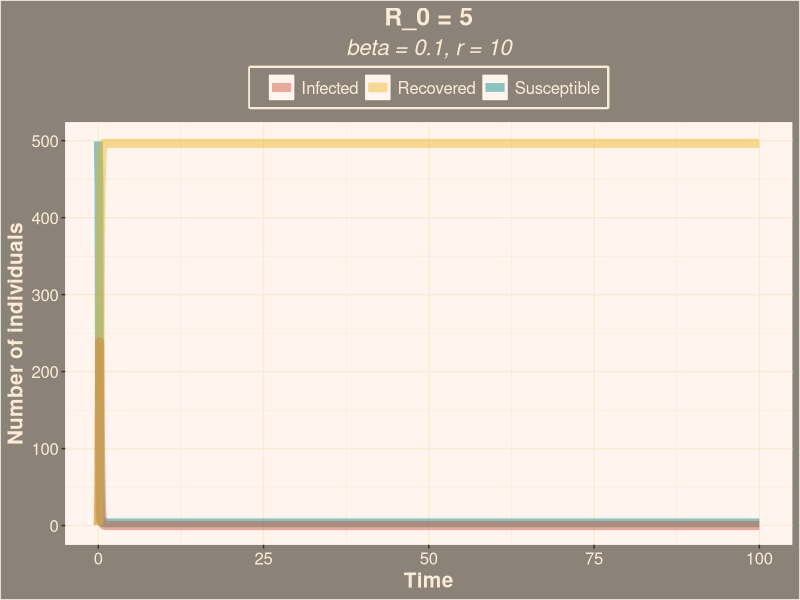
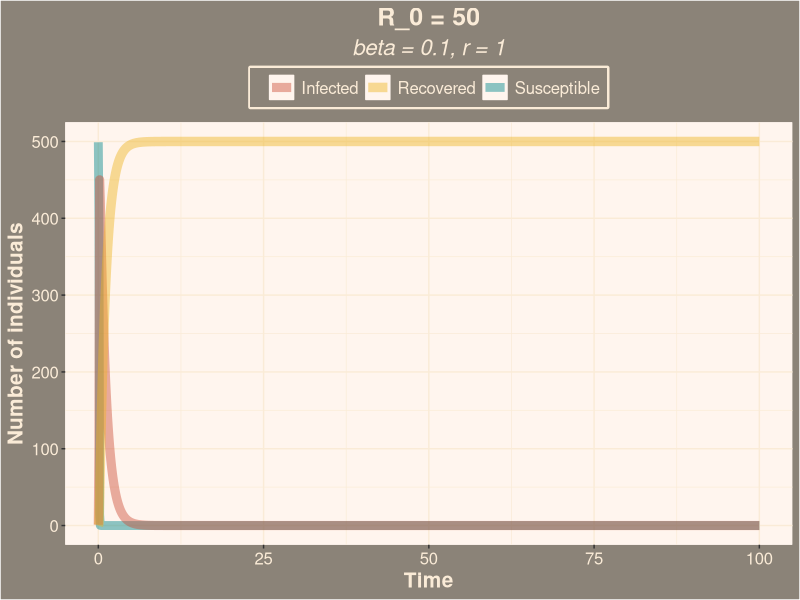
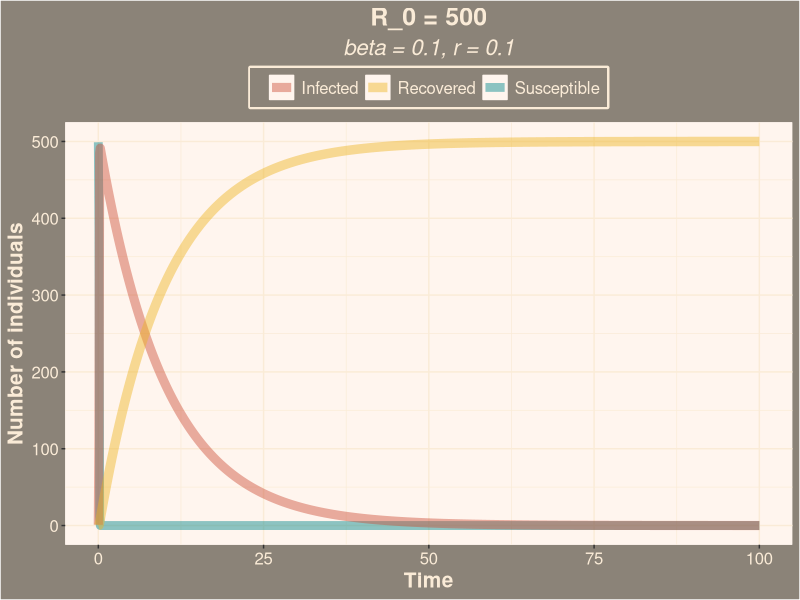
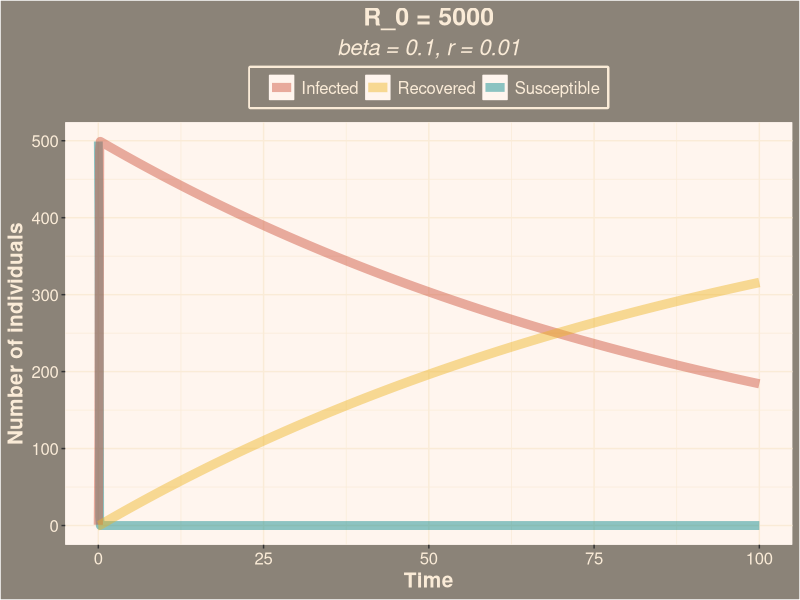
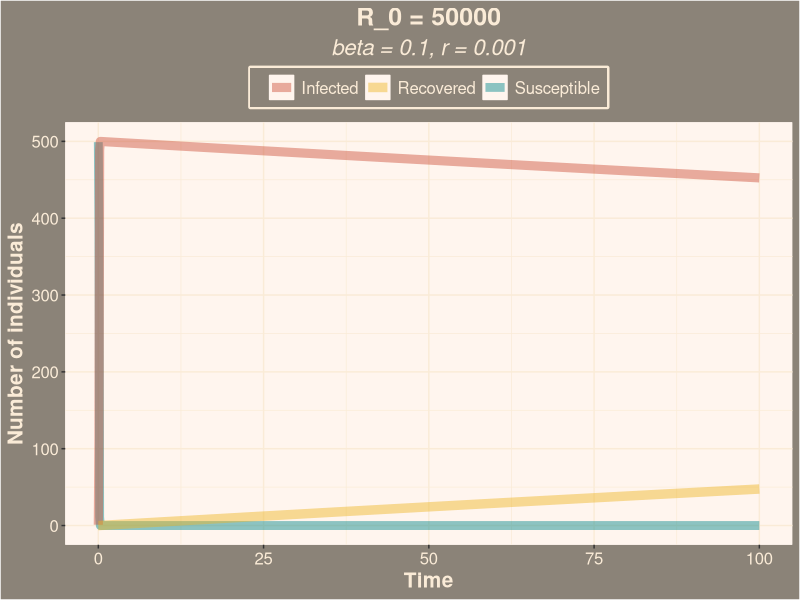
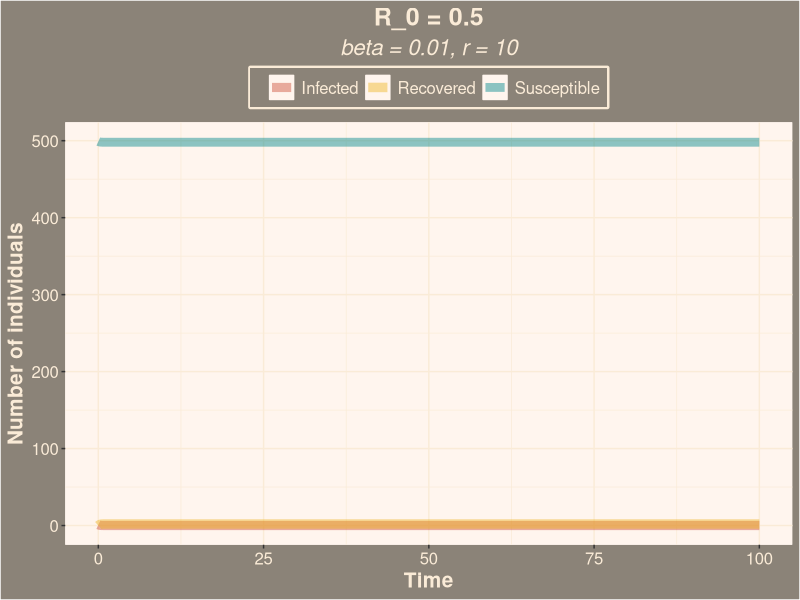
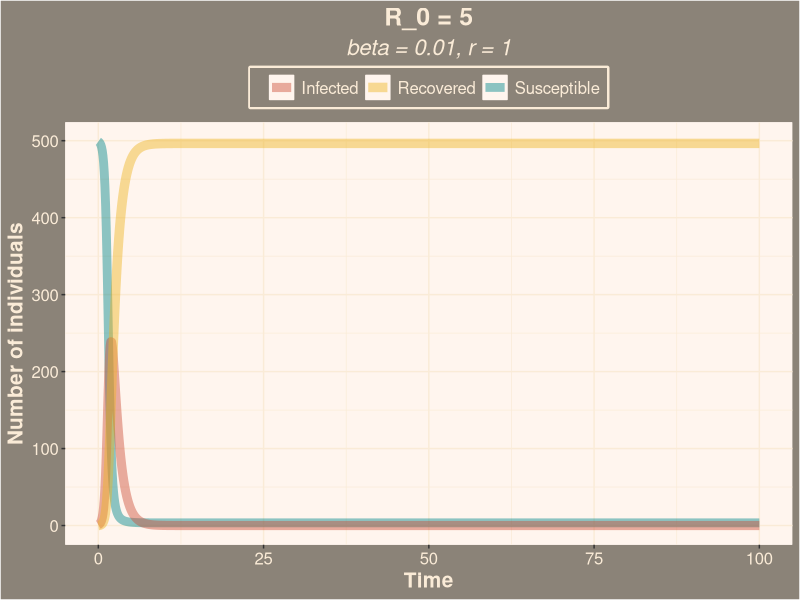
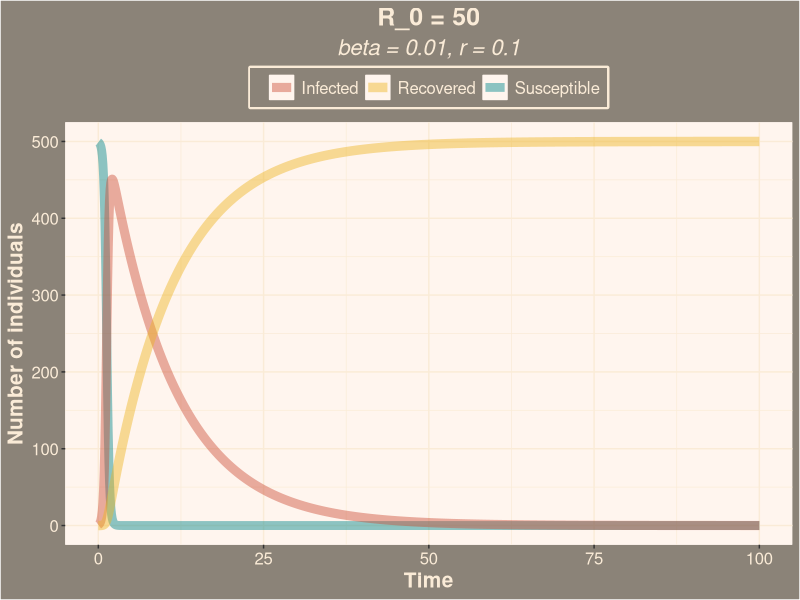

The R source for these figures, in order:
## ---- chunk 1
knitr::opts_chunk$set(echo = TRUE)
## ---- chunk 2
SIR <- function(t, x, parms){
  with(as.list(c(parms,x)),{
    dS <- - beta*S*I
    dI <- + beta*S*I - r*I
    dR <- r*I
    der <- c(dS, dI,dR)
    list(der)
  })
}
## ---- chunk 3
library(deSolve)
library(ggplot2)

for(i in 1:5) {
  for(j in 1:5) {
parms <- c(beta=10^(-i), r=10^(-j+2))
inits <- c(S=499, I=1, R=0)
dt    <- seq(0,100,0.1)

N <- sum(inits)
R_0 <- with(as.list(parms),{beta*N/r})
title = paste("R_0 = ",R_0, sep = "")
beta = parms[1]
r = parms[2]
beta2 = paste("beta = ",beta, sep = "")
r2 = paste("r = ",r,sep = "")
subtitle = paste(beta2,r2, sep = ", ")

simulation <- as.data.frame(lsoda(inits, dt, SIR, parms=parms))

plot = ggplot(simulation, aes(x = time)) + 
      geom_line(aes(y = S, colour = "Susceptible"), size=3, alpha=0.45) + 
      geom_line(aes(y = I, colour = "Infected"), size=3.1, alpha=0.45) + 
      geom_line(aes(y = R, colour = "Recovered"), size=3.2, alpha=0.45) +
      ylab(label="Number of individuals") + 
      xlab("Time") +
      ggtitle(title, subtitle = subtitle) +
      scale_color_manual(name = " ",
        values = c("Susceptible" = "turquoise4", "Infected" = "tomato3", "Recovered" = "goldenrod2")) +
      theme(plot.background = element_rect(fill = "antiquewhite4"),
            legend.background = element_rect(fill = "antiquewhite4"),
            plot.title = element_text(size = 18, lineheight=.8, hjust=0.5, face="bold", colour="antiquewhite"),
            plot.subtitle = element_text(size = 16, lineheight=.8, hjust=0.5, face="italic", colour="antiquewhite"),
            axis.title = element_text(size = 15, face="bold",colour="antiquewhite"),
            axis.text = element_text(size = 12,colour="antiquewhite"),
            legend.position="top",
            legend.key = element_rect(fill = "seashell"),
            legend.text = element_text(size = 12,colour="antiquewhite"),
            legend.box.background = element_rect(colour = "antiquewhite", size=1.5),
            panel.background = element_rect(fill = "seashell", colour = "seashell", size = 0.5, linetype = "solid"),
            panel.grid.major = element_line(size = 0.5, linetype = 'solid', colour = "antiquewhite"), 
            panel.grid.minor = element_line(size = 0.25, linetype = 'solid', colour = "antiquewhite"))
print(plot)
  }
}
